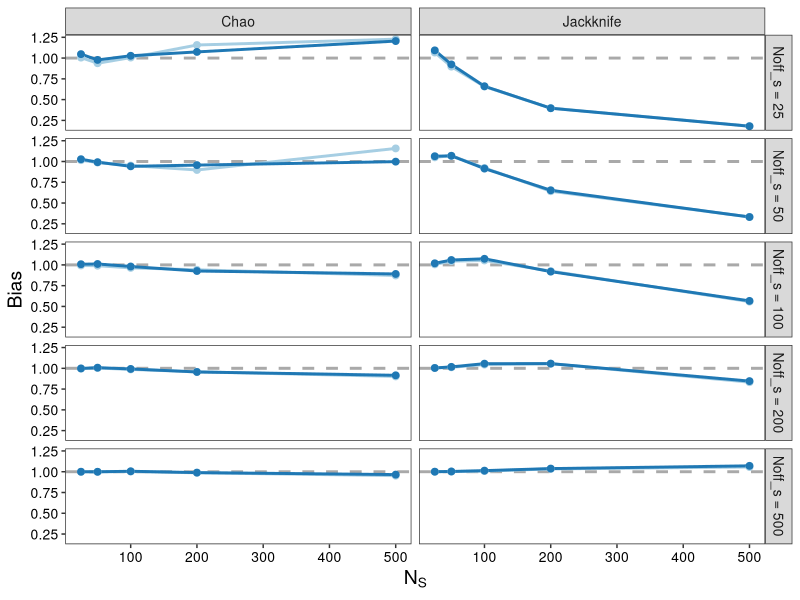

The R source for this figure:
#originally created on: May 4, 2018
#by: Nick Sard

#ABOUT: This script was written to assess if the community ecology approach to estimating the number of successful parents is
#valid

#loading in libraries
library(tidyverse)

#setting working directory and reading in data
setwd("C:/Users/sard/Google Drive/R/Data analysis/2020/Nspawners rarefaction project/Simulations/")

#load source scripts
# - none -

#reading in data
tmp <- read.table(file = "Output/estimation.npar25_500.noff25_500.parents.combined.UD.information.txt",header = T,sep = "\t",stringsAsFactors = F)
tmp$n <- as.character(tmp$n)
table(tmp$n)
table(tmp$true_n)
head(tmp)

############
### Bias ###
############

head(tmp)
tmp2 <- tmp %>% 
  select(n,Species,chao,jack1,type,true_n) %>%
  gather(key = "stat",value = "pred",chao:jack1) %>%
  group_by(true_n,n,type,stat) %>%
  summarize(count = n(),
            pred.mean = mean(pred),
            true.mean = mean(true_n),
            bias = pred.mean/true.mean)
head(tmp2)
tmp2$n <- paste("Noff_s =",as.character(tmp2$n))
tmp2$type <- ifelse(test = tmp2$type == "decline",yes = "Decline","Uniform")
tmp2$stat <- ifelse(test = tmp2$stat == "chao", "Chao","Jackknife")
head(tmp2)
table(tmp2$type,tmp2$true_n)
head(tmp2)
table(tmp2$true_n)
table(tmp2$n)

#re-leveling
tmp2$n <- factor(tmp2$n,levels = c("Noff_s = 25","Noff_s = 50","Noff_s = 100","Noff_s = 200","Noff_s = 500"))
head(tmp2)
tiff(filename = "Output/Bias.UDfitness.figure.tiff",width = 4, height = 5.5,units = "in",res = 150)
ggplot(tmp2,aes(x=true_n,y=bias,color = type,group=type))+
  facet_grid(n~stat,scales = "free_x")+
  geom_hline(yintercept = 1,size=1,linetype=2,color="darkgrey")+
  geom_line(size=1)+
  geom_point(size=2)+
  labs(x=expression(N[S]),y=expression(Bias),color="Mate pair\nfitness")+
  theme_bw()+
  scale_color_manual(values = c("#a6cee3","#1f78b4"))+
  theme(axis.title = element_text(size=14),
        axis.text = element_text(size=10,color = "black"),
        strip.text = element_text(size=10),
        legend.text = element_text(size=14),
        panel.grid.major = element_blank(), 
        panel.grid.minor = element_blank(),
        legend.position = "none")
dev.off()
#fin!